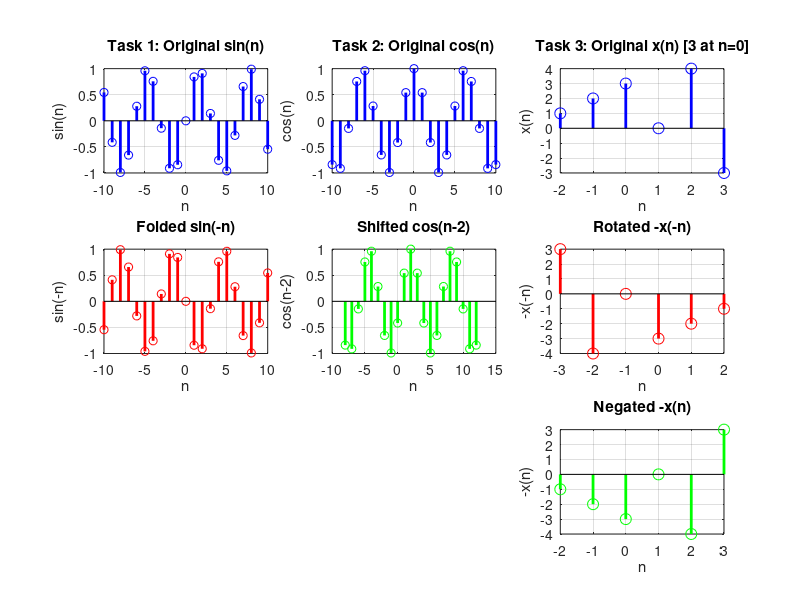

Write the MATLAB code that produced this figure. (Note: this script raises an error after producing the figure.)

% Signal Operations Lab - LR2
clear all; close all; clc;

% Create single figure with 3 columns for all tasks
figure(1);
set(gcf, 'Position', [100, 100, 1200, 800]); % Make figure larger

% 1. Sin(x) - Folding Operation x(-n) - Column 1
n = -10:10;  % discrete time indices
x_sin = sin(n);
x_sin_folded = sin(-n);  % x(-n)

% Original sin(n) - Top left
subplot(3,3,1);
stem(n, x_sin, 'bo-', 'LineWidth', 2, 'MarkerSize', 6);
title('Task 1: Original sin(n)');
xlabel('n'); ylabel('sin(n)');
grid on;

% Folded sin(-n) - Bottom left
subplot(3,3,4);
stem(n, x_sin_folded, 'ro-', 'LineWidth', 2, 'MarkerSize', 6);
title('Folded sin(-n)');
xlabel('n'); ylabel('sin(-n)');
grid on;

% 2. Cos(x) - Shifting Operation (n-2) - Column 2
x_cos = cos(n);
% For shifting (n-2), we need to create shifted indices
n_shifted = n + 2;  % shift the time axis
x_cos_shifted = cos(n);  % x(n-2) means the signal appears 2 samples later

% Original cos(n) - Top middle
subplot(3,3,2);
stem(n, x_cos, 'bo-', 'LineWidth', 2, 'MarkerSize', 6);
title('Task 2: Original cos(n)');
xlabel('n'); ylabel('cos(n)');
grid on;

% Shifted cos(n-2) - Bottom middle
subplot(3,3,5);
stem(n_shifted, x_cos_shifted, 'go-', 'LineWidth', 2, 'MarkerSize', 6);
title('Shifted cos(n-2)');
xlabel('n'); ylabel('cos(n-2)');
grid on;

% 3. Discrete Signal x(n) = {1, 2, 3, 0, 4, -3} - Rotating Operations - Column 3
% 3 is the center value (0th value), so indices should be -2 to 3
n_discrete = -2:3;  % indices for the given signal with 3 at n=0
x_discrete = [1, 2, 3, 0, 4, -3];

% Original signal - Top right
subplot(3,3,3);
stem(n_discrete, x_discrete, 'bo-', 'LineWidth', 2, 'MarkerSize', 8);
title('Task 3: Original x(n) [3 at n=0]');
xlabel('n'); ylabel('x(n)');
grid on;

% -x(-n) operation: fold then negate - Middle right
% For folding x(-n), we need to reverse both indices and values
n_folded = -fliplr(n_discrete);  % flip indices then negate: [3, 2, 1, 0, -1, -2]
x_folded = fliplr(x_discrete);   % flip the values: [-3, 4, 0, 3, 2, 1]
x_neg_folded = -x_folded;        % then negate: [3, -4, 0, -3, -2, -1]

subplot(3,3,6);
stem(n_folded, x_neg_folded, 'ro-', 'LineWidth', 2, 'MarkerSize', 8);
title('Rotated -x(-n)');
xlabel('n'); ylabel('-x(-n)');
grid on;

% -x(n) operation: just negate - Bottom right
x_negated = -x_discrete;

subplot(3,3,9);
stem(n_discrete, x_negated, 'go-', 'LineWidth', 2, 'MarkerSize', 8);
title('Negated -x(n)');
xlabel('n'); ylabel('-x(n)');
grid on;

% Add overall title
sgtitle('DSP Lab 2: Signal Operations - Folding, Shifting, and Rotating', 'FontSize', 16, 'FontWeight', 'bold');

% Display results
disp('Signal Operations Results:');
disp('========================');
disp(' ');
disp('1. Discrete Sine Signal:');
disp(['Original sin(n) at n=0: ', num2str(sin(0))]);
disp(['Folded sin(-n) at n=0: ', num2str(sin(0))]);
disp(' ');
disp('2. Discrete Cosine Signal:');
disp(['Original cos(n) at n=0: ', num2str(cos(0))]);
disp(['Shifted cos(n-2) appears at n=2: ', num2str(cos(0))]);
disp(' ');
disp('3. Discrete Signal x(n):');
disp(['n = ', num2str(n_discrete)]);
disp(['x(n) = ', num2str(x_discrete)]);
disp('Note: Center value 3 is at n=0');
disp(' ');
disp('Folded and negated signal -x(-n):');
disp(['n = ', num2str(n_folded)]);
disp(['-x(-n) = ', num2str(x_neg_folded)]);
disp('Step-by-step for -x(-n):');
disp(['  Original x(n): ', num2str(x_discrete), ' at n = ', num2str(n_discrete)]);
disp(['  Folded x(-n): ', num2str(x_folded), ' at n = ', num2str(n_folded)]);
disp(['  Negated -x(-n): ', num2str(x_neg_folded), ' at n = ', num2str(n_folded)]);
disp(' ');
disp('Negated signal -x(n):');
disp(['n = ', num2str(n_discrete)]);
disp(['-x(n) = ', num2str(x_negated)]);


